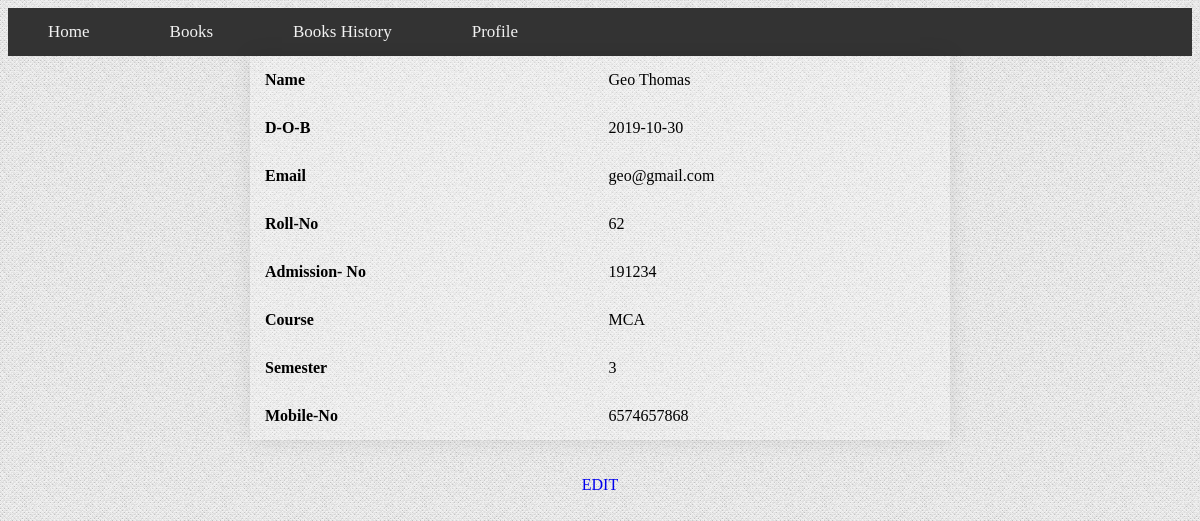
/profile.php (signed in), run on the app's committed database.
### tables this page shows
CREATE TABLE IF NOT EXISTS `tbl_register` (
  `Regid` int(10) NOT NULL AUTO_INCREMENT,
  `Name` varchar(20) NOT NULL,
  `Dob` varchar(10) NOT NULL,
  `Email` varchar(20) NOT NULL,
  `Roll_no` int(10) NOT NULL,
  `Ad_no` int(10) NOT NULL,
  `Course` varchar(8) NOT NULL,
  `Semester` varchar(5) NOT NULL,
  `Yearofpass` varchar(6) NOT NULL,
  `Mobile_no` varchar(12) NOT NULL,
  `idfromreg` int(5) NOT NULL,
  PRIMARY KEY (`Regid`)
);

### profile.php (the view, shortened to what this page needs)
 <?php
   include ('conn.php');
?>
<html>
<head>
    <link rel = "stylesheet" type = "text/css" href = "nav.css" />
    <link rel = "stylesheet" type = "text/css" href = "lbmsys.css" />
</head>
<body>
    <div class="topnav">
  <a href="userlogin.php">Home</a>
  <a href="requestbook.php">Books</a>
         <a href="history.php">Books History</a>
  <a href="profile.php">Profile</a>
</div>
<center>
<?php
$d=$_SESSION['id'];
$query="select * from tbl_register where idfromreg='$d'";
    $result=mysqli_query($conn,$query);
while($row=mysqli_fetch_array($result))
{
$name=$row[1];
$dob=$row[2];
$email=$row[3];
$roll=$row[4];
$adno=$row[5];
$cour=$row[6];
$sem=$row[7];
$mob=$row[9];
}
?>
<center>
<table>
  <tr>
    <th> Name</th>
    <td><?php echo $name; ?></td>
  </tr>
  <tr>
    <th >D-O-B</th>
    <td><?php echo $dob; ?></td>
  </tr>
  <tr>
    <th> Email</th>
    <td> <?php echo $email; ?> </td>
  </tr>
  <tr>
    <th>  Roll-No</th>
    <td> <?php echo $roll; ?> </td>
  </tr>
   <tr>
    <th> Admission- No</th>
    <td> <?php echo $adno; ?>  </td>
  </tr>
  <tr>
    <th >Course </th>
    <td>  <?php echo $cour; ?> </td>
  </tr>
  <tr>
    <th> Semester </th>
    <td> <?php echo $sem; ?> </td>
  </tr>
  <tr>
    <th> Mobile-No</th>
    <td> <?php echo $mob; ?>  </td>
  </tr>
</table>
</center>
<br><br>
<center><a class="edit" href="edit_profile.php" style="text-decoration:none;">EDIT</a></center>
</body>
</html>

### nav.css (style rules this page uses)
.topnav { overflow: hidden; background-color: #333; }
.topnav a { float: left; color: #f2f2f2; text-align: center; padding: 14px 40px; text-decoration: none; font-size: 17px; }

### lbmsys.css (style rules this page uses)
body { font-family: Cambria, Palatino, "Palatino Linotype", "Palatino LT STD", Georgia, serif; background:url(bgnoise_lg.png); }

### profile.php (style rules this page uses)
table { width: 700px; border-collapse: collapse; overflow: hidden; box-shadow: 0 0 20px rgba(0,0,0,0.1); }
th, td { padding: 15px; background-color: rgba(255,255,255,0.2); color: black; }
th { text-align: left; }

### data on the page
tbl_register: Name "Geo Thomas", Dob "2019-10-30", Email "geo@gmail.com", Roll_no "62", Ad_no "191234", Course "MCA", Semester "3", Mobile_no "6574657868"
